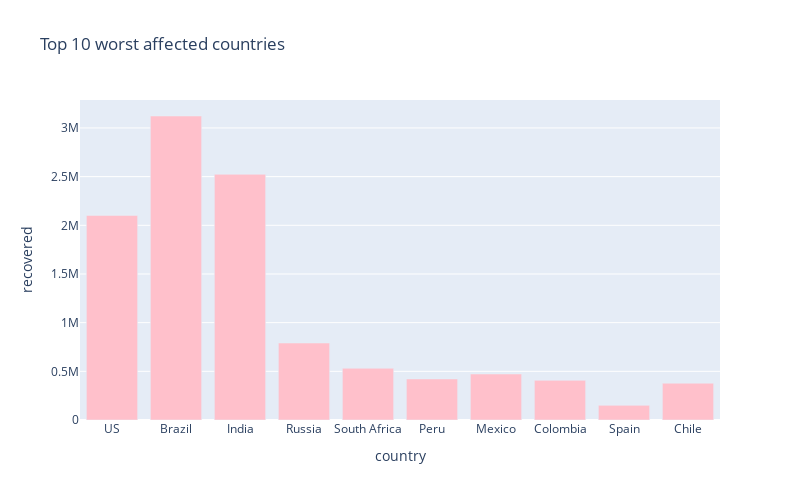

Notebook code for this chart:
### Markdown cell above
# Worst hit countries - Recovering cases

### Code cell
px.bar(
    sorted_country_df.head(10),
    x = "country",
    y = "recovered",
    title= "Top 10 worst affected countries", # the axis names
    color_discrete_sequence=["pink"], 
    height=500,
    width=800
)

### Figure 1 — Plotly figure (JSON) as saved in the notebook; plotly's stock layout.template omitted (floating-point values rounded to 4 significant figures)
{"data": [{"alignmentgroup": "True", "hovertemplate": "country=%{x}<br>recovered=%{y}<extra></extra>", "legendgroup": "", "marker": {"color": "pink"}, "name": "", "offsetgroup": "", "orientation": "v", "showlegend": false, "textposition": "auto", "type": "bar", "x": ["US", "Brazil", "India", "Russia", "South Africa", "Peru", "Mexico", "Colombia", "Spain", "Chile"], "xaxis": "x", "y": [2101326, 3122846, 2523771, 790629, 531338, 421877, 472197, 407114, 150376, 377922], "yaxis": "y"}], "layout": {"barmode": "relative", "height": 500, "legend": {"tracegroupgap": 0}, "title": {"text": "Top 10 worst affected countries"}, "width": 800, "xaxis": {"anchor": "y", "domain": [0, 1], "title": {"text": "country"}}, "yaxis": {"anchor": "x", "domain": [0, 1], "title": {"text": "recovered"}}}}
